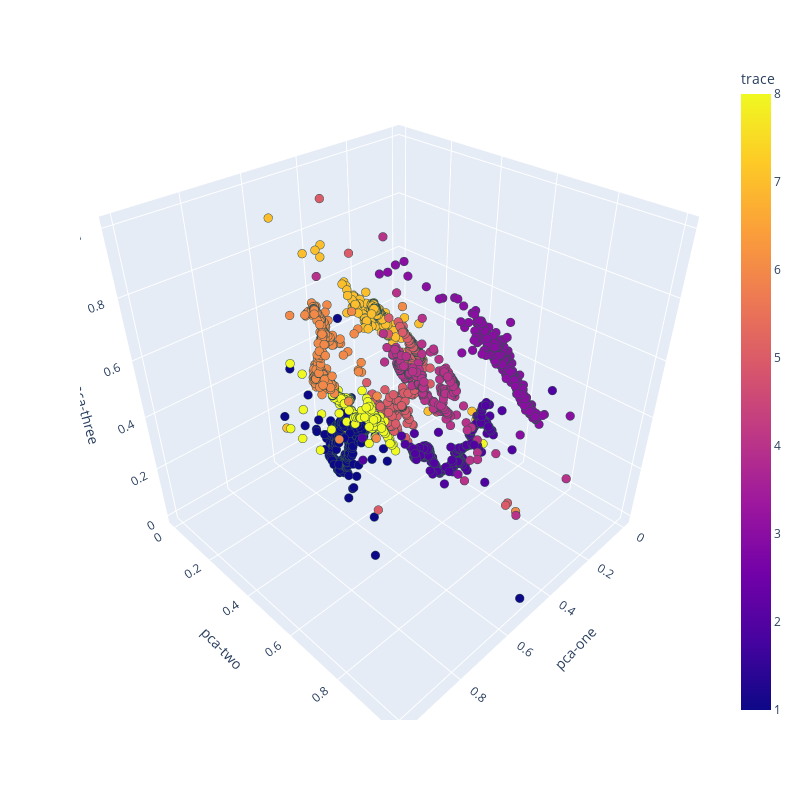

Source (notebook cell):
### Markdown cell above
## visualize pca results

### Code cell
from utils.visualization import plot_pca

plot_pca(df_train, n_components=N_COMPONENTS)

### Figure 1 — Plotly figure (JSON) as saved in the notebook; plotly's stock layout.template omitted (floating-point values rounded to 4 significant figures; data arrays with more than 128 entries replaced by an {"elided": "..."} marker saying what was removed)
{"data": [{"hovertemplate": "pca-one=%{x}<br>pca-two=%{y}<br>pca-three=%{z}<br>trace=%{marker.color}<extra></extra>", "legendgroup": "", "marker": {"color": {"elided": "3278 int values"}, "coloraxis": "coloraxis", "line": {"color": "DarkSlateGrey", "width": 0.7}, "size": 3, "symbol": "circle"}, "mode": "markers", "name": "", "scene": "scene", "showlegend": false, "type": "scatter3d", "x": {"elided": "3278 float values"}, "y": {"elided": "3278 float values"}, "z": {"elided": "3278 float values"}}], "layout": {"autosize": false, "coloraxis": {"colorbar": {"title": {"text": "trace"}}, "colorscale": [[0, "#0d0887"], [0.1111, "#46039f"], [0.2222, "#7201a8"], [0.3333, "#9c179e"], [0.4444, "#bd3786"], [0.5556, "#d8576b"], [0.6667, "#ed7953"], [0.7778, "#fb9f3a"], [0.8889, "#fdca26"], [1, "#f0f921"]]}, "height": 800, "legend": {"tracegroupgap": 0}, "margin": {"t": 60}, "scene": {"domain": {"x": [0, 1], "y": [0, 1]}, "xaxis": {"title": {"text": "pca-one"}}, "yaxis": {"title": {"text": "pca-two"}}, "zaxis": {"title": {"text": "pca-three"}}}, "width": 800}}
